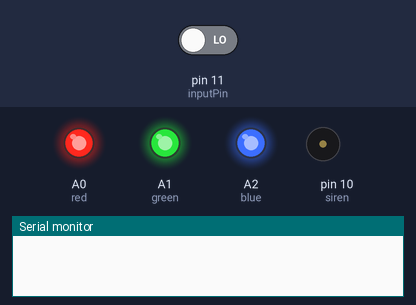
A sketch run on a simulated Arduino Uno, built with avr-gcc and run on an emulated ATmega328P. Parts: output pins drawn as LEDs (lit = HIGH), buzzer (waves = sounding, pin HIGH), the last lines printed to the serial monitor. Dashed ring = blinking. The test bench sets the inputs (shaded band); at power-on: pin 11 (inputPin) LOW.

Above: at 1.2 s.
1.3 s: pin 11 (inputPin) driven HIGH
At 2.2 s:
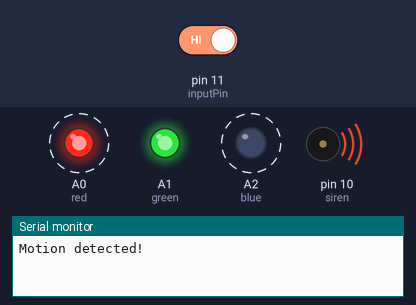
4.3 s: pin 11 (inputPin) driven LOW
At 4.4 s:
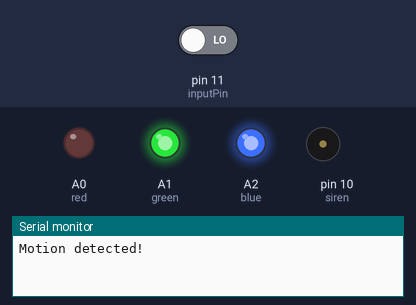
Timing chart, 0 to 7.3 s (numbered marks = the images above; inputs shaded):
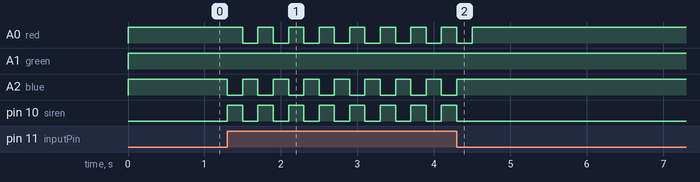

Measured:
- after the input at 1.3 s, A0 (red): alternates HIGH for 0.20 s and LOW for 0.20 s, starting after 0.20 s; A2 (blue), pin 10 (siren): alternates HIGH for 0.20 s and LOW for 0.20 s, starting at once
- after the input at 4.3 s, A0 (red): goes on until 4.5 s, then stays HIGH; A2 (blue): goes on until 4.3 s, then stays HIGH; pin 10 (siren): goes on until 4.3 s, then stays LOW

The sketch:

door_sensor_pir.ino
```cpp
#include <IRremote.h>
/*
   PIR sensor tester
*/
int RECV_PIN = 9;
int blue = A2;                   // choose the pin for the blue LED
int red = A0;                   // choose the pin for the red LED
int green = A1;               // choose the pin for the green LED
int siren = 10;
int inputPin = 11;               // choose the input pin (for PIR sensor)
int pirState = LOW;             // we start, assuming no motion detected
int val = 0;                    // variable for reading the pin status
int brightness = 0;            // how bright the LED is starting
int fadeAmount = 5;           // how many points to fade the LED by
long randNumber;               // introduce randomizer

IRrecv irrecv(RECV_PIN);
decode_results results;
void setup() {
  Serial.begin(9600);
  irrecv.enableIRIn(); // Start the receiver
  pinMode(red, OUTPUT);      // declare LED as output
  pinMode(blue, OUTPUT);
  pinMode(green, OUTPUT);
  pinMode(siren, OUTPUT);
  pinMode(inputPin, INPUT);     // declare sensor as input
}

void loop() {

  val = digitalRead(inputPin);  // read input value
  if (val == HIGH) {

    digitalWrite(red, HIGH);
    digitalWrite(blue, LOW);// turn LED ON
    digitalWrite(siren, HIGH);
    delay(200);
    digitalWrite(red, LOW);
    digitalWrite(blue, HIGH);// turn LED ON
    digitalWrite(siren, LOW);
    delay(200);
    digitalWrite(red, HIGH);
    digitalWrite(blue, LOW);// turn LED ON
    digitalWrite(siren, HIGH);
    delay(200);
    digitalWrite(red, LOW);
    digitalWrite(blue, HIGH);// turn LED ON
    digitalWrite(siren, LOW);
    delay(200);
    if (pirState == LOW) {
      // we have just turned on
      Serial.println("Motion detected!");
      // We only want to print on the output change, not state
      pirState = HIGH;
    }
  } else {
       digitalWrite(red, HIGH);
        digitalWrite(green, HIGH);
    digitalWrite(blue, HIGH);// turn LED ON
    digitalWrite(siren, LOW);

    if (pirState == HIGH) {
      // we have just turned of
      Serial.println("Motion ended!");
      // We only want to print on the output change, not state
      pirState = LOW;
    }
  }
}
```
